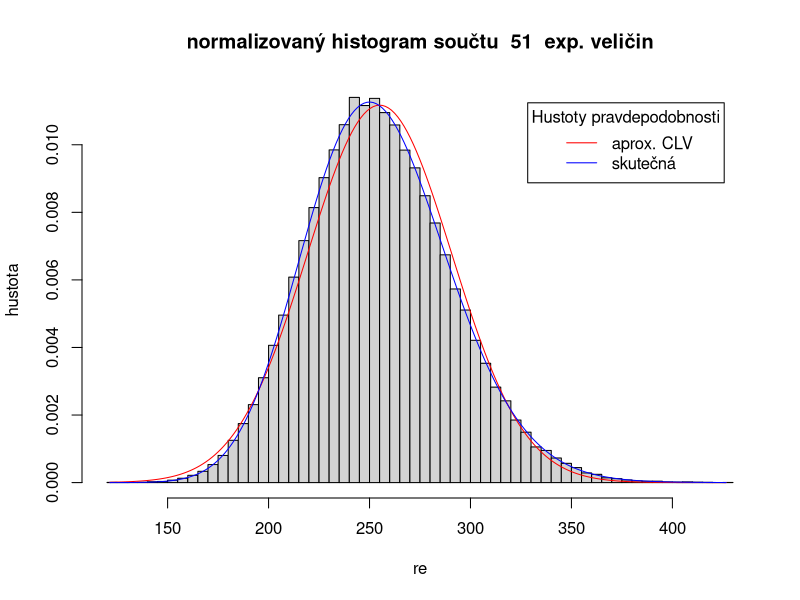

R code for this plot:
# exponencialni rozdeleni, centralni limitni veta

lam = 1/5   # parametr intenzity exp. rozdeleni
n = 51     # pocet scitanych velicin
t = 100000  # pocet vzorku

re = rowSums(matrix(rexp(n*t, lam), ncol=n)) # t vzorku souctu n exponencialnich  velicin

h = hist(re, breaks=100, freq=F, 
         main = paste("normalizovaný histogram součtu ",  n, " exp. veličin"),
         ylab = "hustota")  # histogram souctu  
x = seq(min(re), max(re), length=200)
# hustota normalniho rozdeleni aproximujiciho soucty pomoci CLV
yn = dnorm(x, n/lam, (n/(lam^2))^0.5)  
lines(x, yn, col='red')
# presna hustota souctu (gama rozdeleni)
yg = dgamma(x, shape=n, rate=lam)
lines(x, yg, col='blue')
legend("topright", c("aprox. CLV", "skutečná"), lty=c(1,1), col=c("red", "blue"), inset=.05, title="Hustoty pravdepodobnosti")
